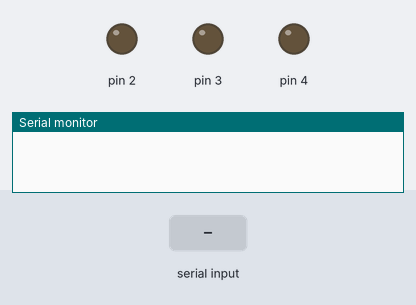
Simulated run of this sketch. Board: Arduino Uno, built with avr-gcc and run on an emulated ATmega328P. Parts: output pins drawn as LEDs (lit = HIGH), the last lines printed to the serial monitor. The inputs (shaded band) are chosen by the test bench.

Above: at 1.2 s.
1.3 s: "light on" received over the second serial link
At 2.5 s:
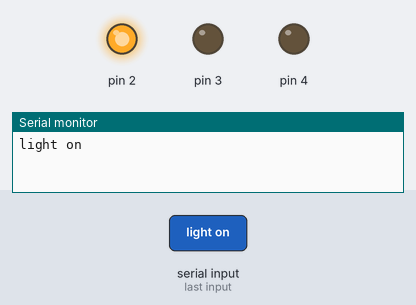
2.8 s: "TV on" received over the second serial link
At 3.7 s:
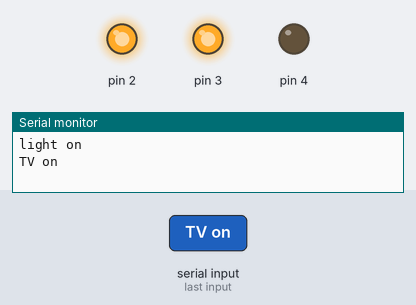
4.3 s: "light off" received over the second serial link
At 5.1 s:
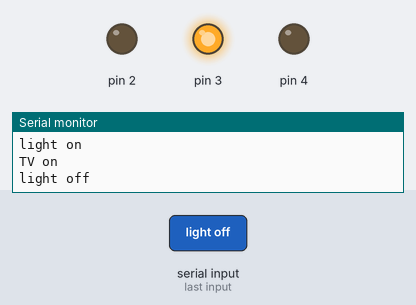
5.8 s: "fan on" received over the second serial link
At 6.4 s:
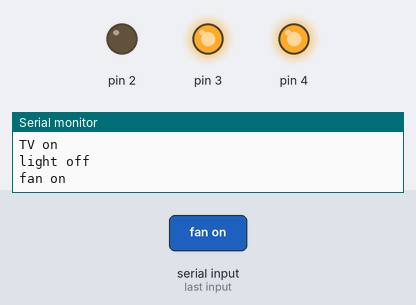
7.3 s: "TV off" received over the second serial link
At 8.5 s:
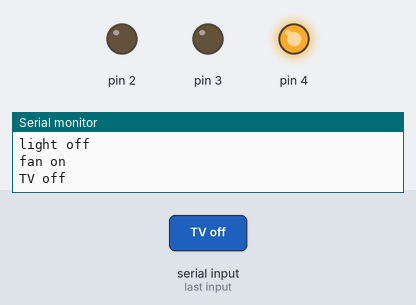
8.8 s: "all on" received over the second serial link
At 9.9 s:
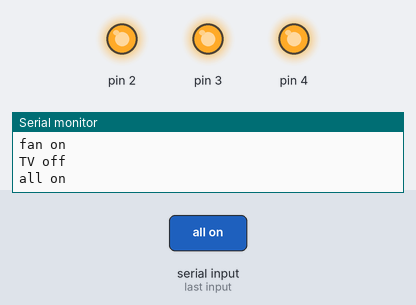
Timing chart, 0 to 11.3 s (numbered marks = the images above; inputs shaded):
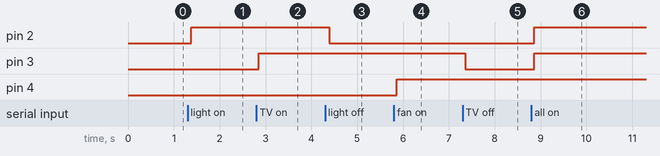

Measured:
- after the input at 1.3 s, pin 2: LOW → HIGH after 0.08 s
- after the input at 2.8 s, pin 3: LOW → HIGH after 0.05 s
- after the input at 4.3 s, pin 2: HIGH → LOW after 0.09 s
- after the input at 5.8 s, pin 4: LOW → HIGH after 0.06 s
- after the input at 7.3 s, pin 3: HIGH → LOW after 0.06 s
- after the input at 8.8 s, pin 2, pin 3: LOW → HIGH after 0.06 s

The sketch:

homeautomation.ino
```cpp
#include <SoftwareSerial.h>
SoftwareSerial BT(10, 11); //TX, RX  pins of arduino respetively
String command;
void setup()
{
 BT.begin(9600);
 Serial.begin(9600);
  pinMode(2, OUTPUT);
  pinMode(3, OUTPUT);
  pinMode(4, OUTPUT);
}

void loop() {
  while (BT.available()){  //Check if there is an available byte to read
  delay(10); //Delay added to make thing stable
  char c = BT.read(); //Conduct a serial read
  command += c; //build the string.
  }
  if (command.length() > 0) {
    Serial.println(command);
  if(command == "light on") //this command will be given as an input to switch on light1
  {
    digitalWrite(2, HIGH);
  }
  else if(command == "light off") //this command will be given as an input to switch off light1 simillarly other commands work
  {
    digitalWrite(2, LOW);
  }
  else if (command == "TV on")
  {
    digitalWrite (3, HIGH);
  }
  else if ( command == "TV off")
 {
   digitalWrite (3, LOW);
 }
  else if (command == "fan on")
 {
   digitalWrite (4, HIGH);
 }
  else if (command == "fan of")
 {
   digitalWrite (4, LOW);
 }
  else if (command == "all on") //using this command you can switch on all devices
 {
   digitalWrite (2, HIGH);
   digitalWrite (3, HIGH);
   digitalWrite (4, HIGH);
 }
  else if (command == "of")//using this command you can switch off all devices
 {
   digitalWrite (2, LOW);
   digitalWrite (3, LOW);
   digitalWrite (4, LOW);
 }
command="";}} //Reset the variable
//you can add other command to control addition devices by adding an elseif
//and the additions commands you add in sketch can be given through voice regonisation as i have created the app buttons only to control three devices
```
